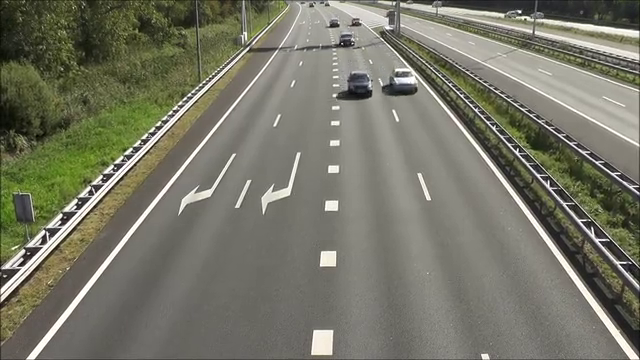
#> input picture frame 33 of traffic_-_27260 (360p).mp4, 640 x 360 px
$ jupyter execute dense_optical_flow.ipynb
#> lines starting #> are read from the running program, lines starting #| are printed output that depends on the picture
#> further down, frame1 is the input picture: shape (360, 640, 3); mean B, G, R 103.6, 118.4, 118.5
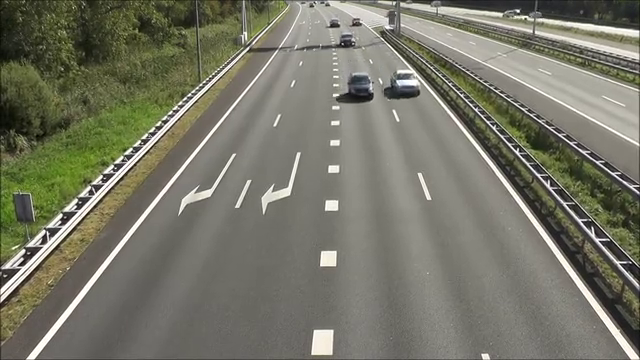
#> input picture frame 34 of traffic_-_27260 (360p).mp4, 640 x 360 px
#> further down, frame2 is the input picture: shape (360, 640, 3); mean B, G, R 103.7, 118.4, 118.6
[cell 1]
import cv2
import numpy as np

# Dense Optical Flow

[cell 2]
def apply_optical_flow(frame1,frame2):
    img1 = cv2.resize(frame1, (640, 320))
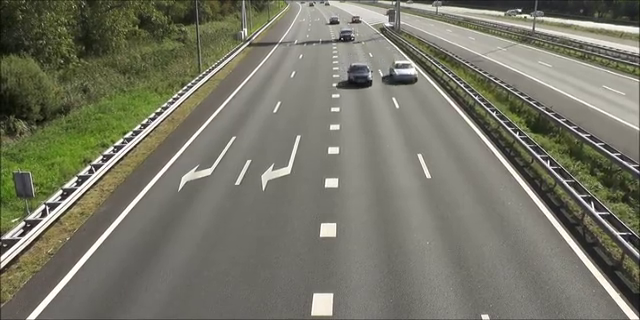
#> img1: shape (320, 640, 3); mean B, G, R 103.5, 118.3, 118.5
    img2 = cv2.resize(frame2, (640, 320))

    gray1 = cv2.cvtColor(img1, cv2.COLOR_BGR2GRAY)
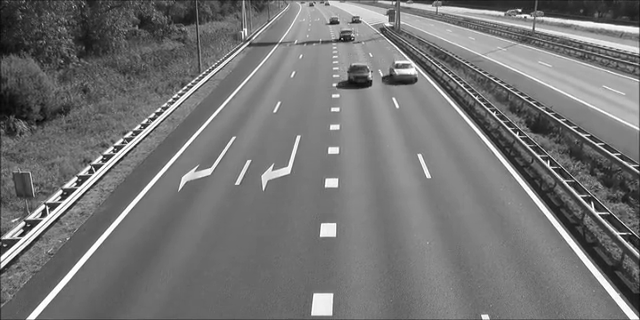
#> gray1: shape (320, 640); min 3, max 255, mean 116.7
    gray2 = cv2.cvtColor(img2, cv2.COLOR_BGR2GRAY)

    flow = cv2.calcOpticalFlowFarneback(gray1, gray2, None, 0.5, 5, 15,  3,  5,  1.2, 0)

    hsv = np.zeros( (320,640,3), dtype = np.uint8)
    hsv[...,1] = 255
    mag, ang = cv2.cartToPolar(flow[...,0], flow[...,1])
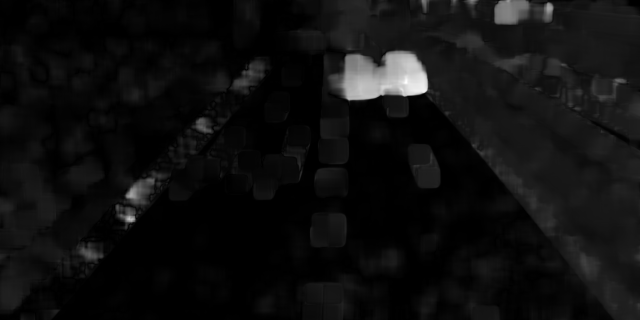
#> mag: shape (320, 640) float32; min 4.24e-09, max 3.82, mean 0.23; drawn with min black and max white
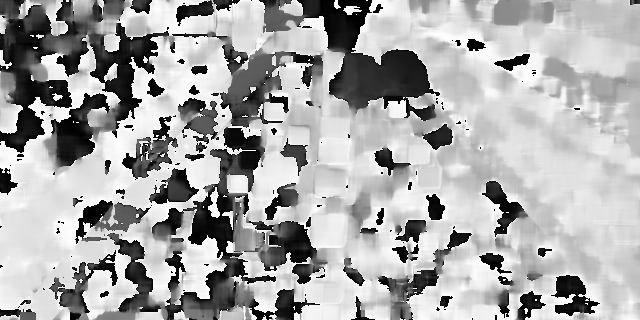
#> ang: shape (320, 640) float32; min 1.47e-05, max 6.28, mean 4.17; drawn with min black and max white
    hsv[...,0] = ang*180/np.pi/2
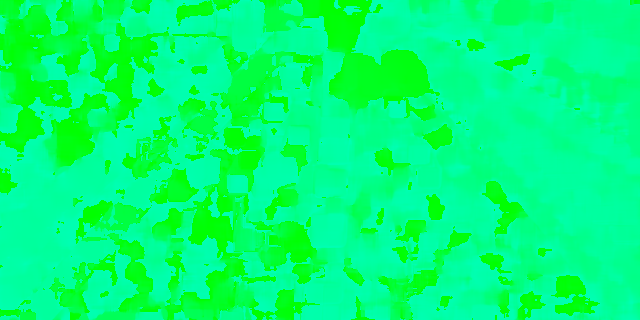
#> hsv: shape (320, 640, 3); mean of channels 0, 1, 2 118.9, 255, 0; drawn as B, G, R
    hsv[...,2] = cv2.normalize(mag,None,0,255,cv2.NORM_MINMAX)
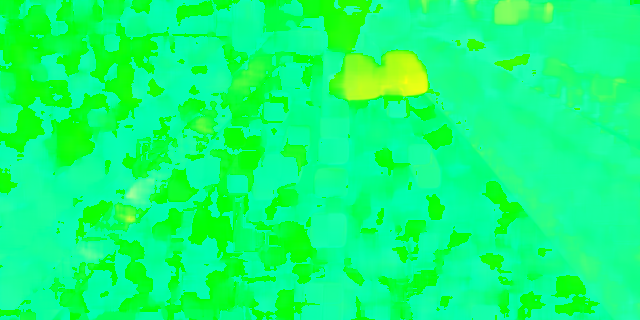
#> hsv: shape (320, 640, 3); mean of channels 0, 1, 2 118.9, 255, 14.9; drawn as B, G, R
    rgb = cv2.cvtColor(hsv,cv2.COLOR_HSV2BGR)
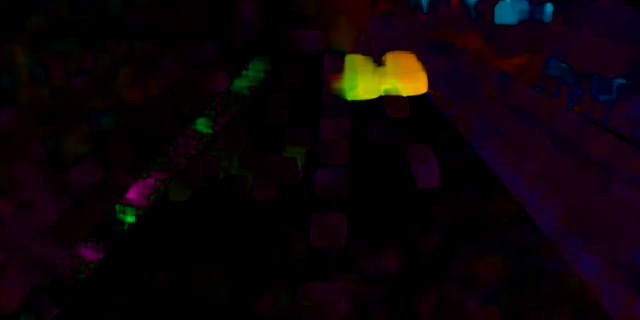
#> rgb: shape (320, 640, 3); mean B, G, R 7.5, 3.7, 12

    return rgb

[cell 3]
# Read video file
cap = cv2.VideoCapture('./traffic_-_27260 (360p).mp4')

# Read the first frame
ret, frame1 = cap.read()
count=1

frameSize = (640, 320)

out = cv2.VideoWriter('hs.avi',cv2.VideoWriter_fourcc(*'DIVX'), 30, frameSize)

while ret:
    ret, frame2 = cap.read()
    if not ret:
        break
    out.write(apply_optical_flow(frame1,frame2))

    frame1 = frame2
    count+=1


print(count)
out.release()

$ run again, starting later in the video
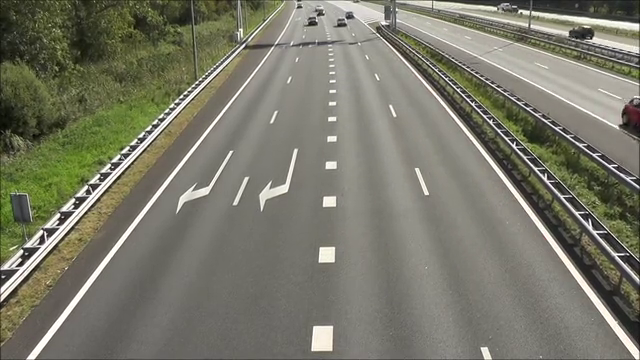
#> input picture frame 150 of traffic_-_27260 (360p).mp4, 640 x 360 px
#> frame1 is the input picture: shape (360, 640, 3); mean B, G, R 106.1, 120.8, 121.3
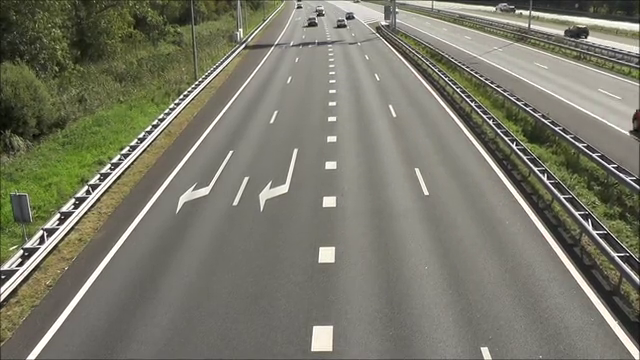
#> input picture frame 151 of traffic_-_27260 (360p).mp4, 640 x 360 px
#> frame2 is the input picture: shape (360, 640, 3); mean B, G, R 106.3, 121.1, 121.5
#> in apply_optical_flow, `rgb = cv2.cvtColor(hsv,cv2.COLOR_HSV2BGR)`:
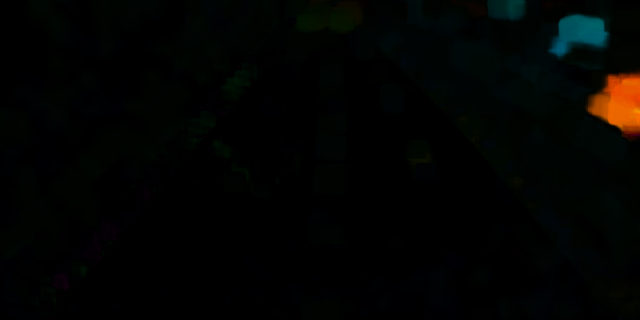
#> rgb: shape (320, 640, 3); mean B, G, R 2.1, 3.6, 2.4

$ run again, starting later in the video
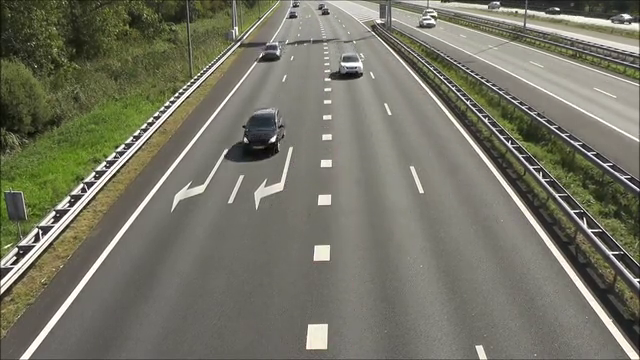
#> input picture frame 268 of traffic_-_27260 (360p).mp4, 640 x 360 px
#> frame1 is the input picture: shape (360, 640, 3); mean B, G, R 101.9, 116.6, 117
#> in apply_optical_flow, `mag, ang = cv2.cartToPolar(flow[...,0], flow[...,1])`:
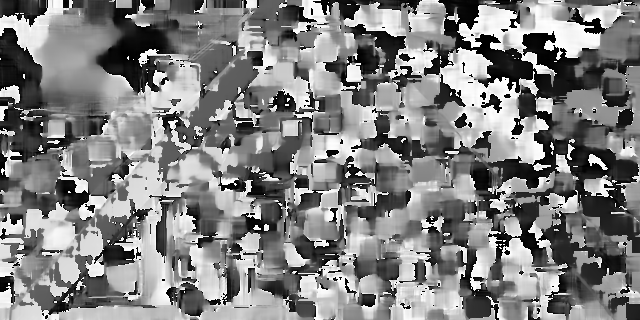
#> ang: shape (320, 640) float32; min 9e-06, max 6.28, mean 3.19; drawn with min black and max white
#> in apply_optical_flow, `hsv[...,0] = ang*180/np.pi/2`:
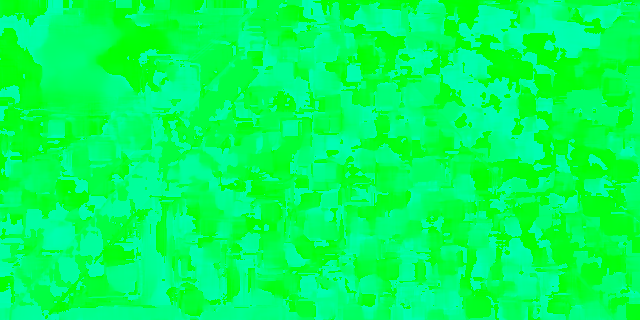
#> hsv: shape (320, 640, 3); mean of channels 0, 1, 2 90.8, 255, 0; drawn as B, G, R
